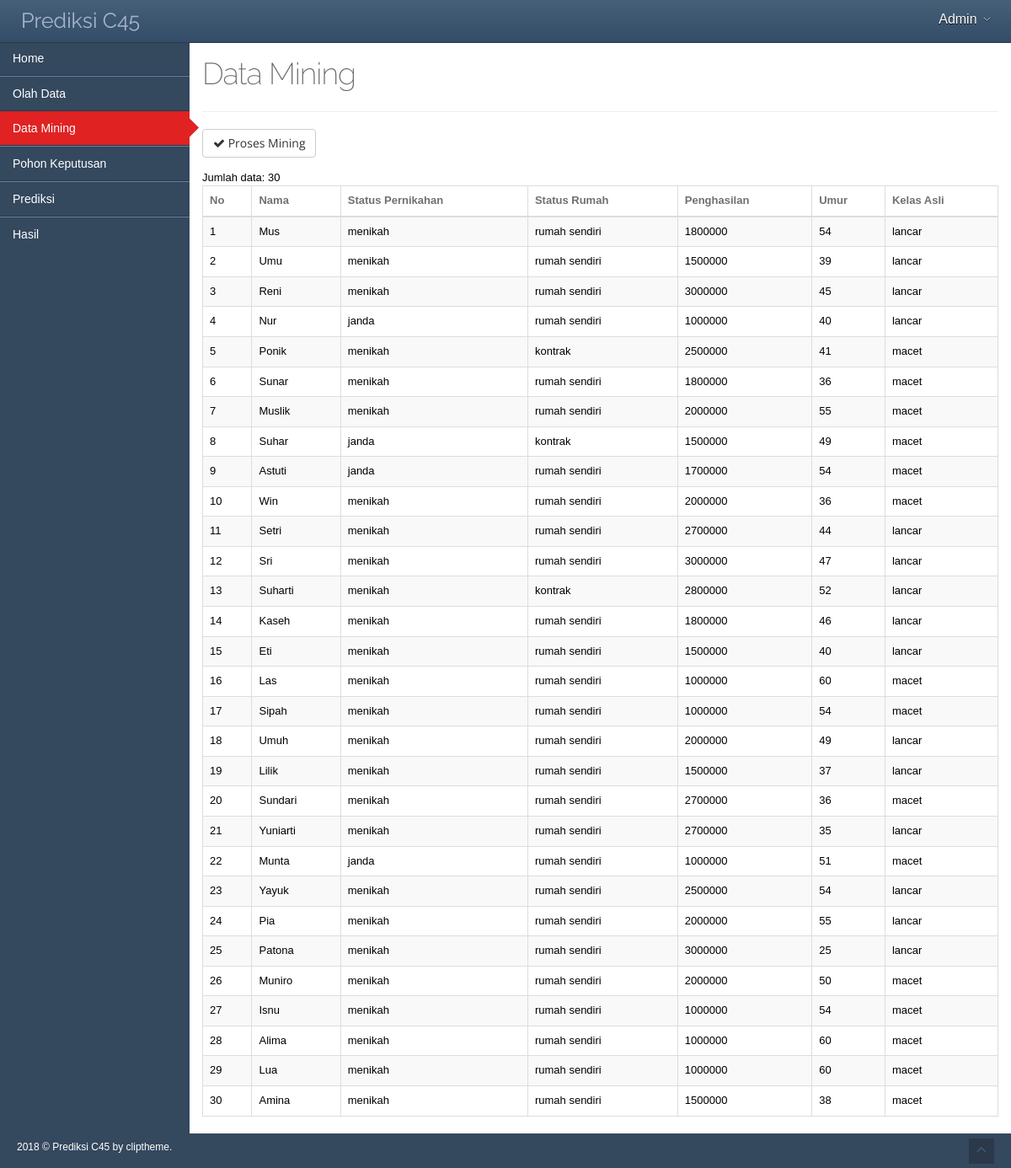
/index.php?menu=data_mining (signed in), run on the app's committed database.
### tables this page shows
CREATE TABLE `data_latih` (
  `id` int(11) NOT NULL AUTO_INCREMENT,
  `nama` varchar(200) DEFAULT NULL,
  `status_pernikahan` varchar(100) DEFAULT NULL,
  `status_rumah` varchar(100) DEFAULT NULL,
  `penghasilan` double DEFAULT NULL,
  `umur` int(11) DEFAULT NULL,
  `kelas_asli` varchar(200) DEFAULT NULL,
  PRIMARY KEY (`id`)
);

### database.php (called while the page is built, shortened)
<?php
class database {
    private $servername;
    private $user_db;
    private $password_db;
    private $database;
    private $koneksi;
    function database() {
        return $this->connect_db();
    }
    function load_conf_db() {
        $path = dirname(__FILE__) . '/koneksi.php';
        if (file_exists($path)) {
            $conf = include $path;
            $this->servername = @$conf['host'];
            $this->database = @$conf['dbname'];
            $this->user_db = @$conf['username'];
            $this->password_db = @$conf['password'];
        }
    }
    public function connect_db() {
        $this->koneksi = mysqli_connect($this->servername, $this->user_db, $this->password_db, $this->database);
        return $this->koneksi;
    }
    function db_query($sql) {
        $conn = $this->koneksi;
        return mysqli_query($conn, $sql);
    }
    function db_fetch_array($result) {
        return mysqli_fetch_array($result);
    }
    function db_num_rows($result) {
        return mysqli_num_rows($result);
    }
}
?>

### koneksi.php (called while the page is built)
<?php
return array(
    'host' => "localhost",
    'username' => "root",
    'password' => "",
    'dbname' => "penduduk_c45",
);

### data_mining.php (the view, shortened to what this page needs)
<?php
include_once "database.php";
include_once 'proses_mining.php';
$db_object = new database();
?>
<div class="content">
    <div class="main-content">
        <div class="container">
            <div class="row">
                <div class="col-sm-12">
                    <div class="page-header">
                        <h1>Data Mining </h1>
                    </div>
                </div>
            </div>
            <?php
            if (!isset($_POST['proses_mining'])) {
                $sql = "SELECT * FROM data_latih";
                $query = $db_object->db_query($sql);
                $jumlah = $db_object->db_num_rows($query);
                ?>
                <div class="row">
                    <div class="col-md-12">
                        <form method="post" enctype="multipart/form-data" action="">
                            <div class="form-group">
                                <button name="proses_mining" type="submit"  class="btn btn-default" onclick="">
                                    <i class="fa fa-check"></i> Proses Mining
                                </button>
                            </div>
                        </form>
                        <?php
                    }
                    if (!isset($_POST['proses_mining'])) {
                        echo "Jumlah data: " . $jumlah . "<br>";
                        if ($jumlah == 0) {
                            echo "Data kosong...";
                        } else {
                            ?>
                            <div class="table-responsive">
                                <table class="table table-striped table-bordered table-hover" id="sample-table-1">
                                    <thead>
                                        <tr>
                                            <th>No</th>
                                            <th>Nama</th>
                                            <th>Status Pernikahan</th>
                                            <th>Status Rumah</th>
                                            <th>Penghasilan</th>
                                            <th>Umur</th>
                                            <th>Kelas Asli</th>
                                        </tr>
                                    </thead>
                                    <tbody>
                                        <?php
                                        $no = 1;
                                        while ($row = $db_object->db_fetch_array($query)) {
                                            echo "<tr>";
                                            echo "<td>" . $no . "</td>";
                                            echo "<td>" . $row['nama'] . "</td>";
                                            echo "<td>" . $row['status_pernikahan'] . "</td>";
                                            echo "<td>" . $row['status_rumah'] . "</td>";
                                            echo "<td>" . $row['penghasilan'] . "</td>";
                                            echo "<td>" . $row['umur'] . "</td>";
                                            echo "<td>" . $row['kelas_asli'] . "</td>";
                                            echo "</tr>";
                                            $no++;
                                        }
                                        ?>
                                    </tbody>
                                </table>
                            </div>
                            <?php
                        }
                    }
                    ?>
                </div>
            </div>
        </div>
    </div>
</div>

### assets/css/main-responsive.css (style rules this page uses)
@media (min-width: 768px) { .main-content { margin-left: 225px; } }
@media (min-width: 768px) { .main-content > .container { min-height: 760px; } }

### assets/css/theme_navy.css (style rules this page uses)
body, .main-container, .footer, .main-navigation, ul.main-navigation-menu > li > ul.sub-menu, .navigation-small ul.main-navigation-menu > li > ul.sub-menu { background-color: #34485e !important; }
.main-content .container { border-left: none; border-bottom: none; }

### assets/css/print.css (style rules this page uses)
.page-header { display: none; }
.main-content .container { min-height: auto !important; border: none !important; }

### data on the page
data_latih: nama "Mus", status_pernikahan "menikah", status_rumah "rumah sendiri", penghasilan "1800000", umur "54", kelas_asli "lancar"
data_latih: nama "Umu", status_pernikahan "menikah", status_rumah "rumah sendiri", penghasilan "1500000", umur "39", kelas_asli "lancar"
data_latih: nama "Reni", status_pernikahan "menikah", status_rumah "rumah sendiri", penghasilan "3000000", umur "45", kelas_asli "lancar"
data_latih: nama "Nur", status_pernikahan "janda", status_rumah "rumah sendiri", penghasilan "1000000", umur "40", kelas_asli "lancar"
data_latih: nama "Ponik", status_pernikahan "menikah", status_rumah "kontrak", penghasilan "2500000", umur "41", kelas_asli "macet"
data_latih: nama "Sunar", status_pernikahan "menikah", status_rumah "rumah sendiri", penghasilan "1800000", umur "36", kelas_asli "macet"
data_latih: nama "Muslik", status_pernikahan "menikah", status_rumah "rumah sendiri", penghasilan "2000000", umur "55", kelas_asli "macet"
data_latih: nama "Suhar", status_pernikahan "janda", status_rumah "kontrak", penghasilan "1500000", umur "49", kelas_asli "macet"
data_latih: nama "Astuti", status_pernikahan "janda", status_rumah "rumah sendiri", penghasilan "1700000", umur "54", kelas_asli "macet"
data_latih: nama "Win", status_pernikahan "menikah", status_rumah "rumah sendiri", penghasilan "2000000", umur "36", kelas_asli "macet"
data_latih: nama "Setri", status_pernikahan "menikah", status_rumah "rumah sendiri", penghasilan "2700000", umur "44", kelas_asli "lancar"
data_latih: nama "Sri", status_pernikahan "menikah", status_rumah "rumah sendiri", penghasilan "3000000", umur "47", kelas_asli "lancar"
data_latih: nama "Suharti", status_pernikahan "menikah", status_rumah "kontrak", penghasilan "2800000", umur "52", kelas_asli "lancar"
data_latih: nama "Kaseh", status_pernikahan "menikah", status_rumah "rumah sendiri", penghasilan "1800000", umur "46", kelas_asli "lancar"
data_latih: nama "Eti", status_pernikahan "menikah", status_rumah "rumah sendiri", penghasilan "1500000", umur "40", kelas_asli "lancar"
data_latih: nama "Las", status_pernikahan "menikah", status_rumah "rumah sendiri", penghasilan "1000000", umur "60", kelas_asli "macet"
data_latih: nama "Sipah", status_pernikahan "menikah", status_rumah "rumah sendiri", penghasilan "1000000", umur "54", kelas_asli "macet"
data_latih: nama "Umuh", status_pernikahan "menikah", status_rumah "rumah sendiri", penghasilan "2000000", umur "49", kelas_asli "lancar"
data_latih: nama "Lilik", status_pernikahan "menikah", status_rumah "rumah sendiri", penghasilan "1500000", umur "37", kelas_asli "lancar"
data_latih: nama "Sundari", status_pernikahan "menikah", status_rumah "rumah sendiri", penghasilan "2700000", umur "36", kelas_asli "macet"
data_latih: nama "Yuniarti", status_pernikahan "menikah", status_rumah "rumah sendiri", penghasilan "2700000", umur "35", kelas_asli "lancar"
data_latih: nama "Munta", status_pernikahan "janda", status_rumah "rumah sendiri", penghasilan "1000000", umur "51", kelas_asli "macet"
data_latih: nama "Yayuk", status_pernikahan "menikah", status_rumah "rumah sendiri", penghasilan "2500000", umur "54", kelas_asli "lancar"
data_latih: nama "Pia", status_pernikahan "menikah", status_rumah "rumah sendiri", penghasilan "2000000", umur "55", kelas_asli "lancar"
data_latih: nama "Patona", status_pernikahan "menikah", status_rumah "rumah sendiri", penghasilan "3000000", umur "25", kelas_asli "lancar"
data_latih: nama "Muniro", status_pernikahan "menikah", status_rumah "rumah sendiri", penghasilan "2000000", umur "50", kelas_asli "macet"
data_latih: nama "Isnu", status_pernikahan "menikah", status_rumah "rumah sendiri", penghasilan "1000000", umur "54", kelas_asli "macet"
data_latih: nama "Alima", status_pernikahan "menikah", status_rumah "rumah sendiri", penghasilan "1000000", umur "60", kelas_asli "macet"
data_latih: nama "Lua", status_pernikahan "menikah", status_rumah "rumah sendiri", penghasilan "1000000", umur "60", kelas_asli "macet"
data_latih: nama "Amina", status_pernikahan "menikah", status_rumah "rumah sendiri", penghasilan "1500000", umur "38", kelas_asli "macet"

### other printed values
$_SESSION['koperasi_c45_nama'] "Admin"
$jumlah "30"
